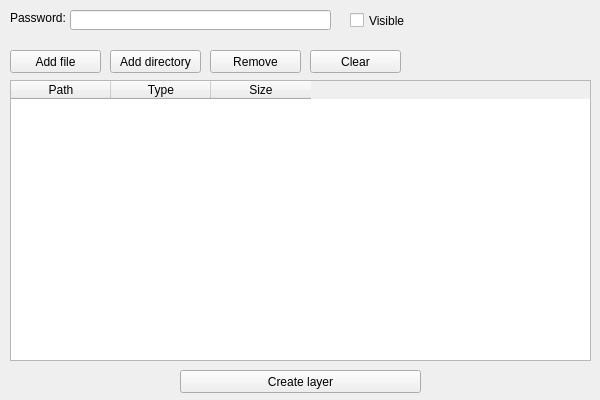
<?xml version="1.0" encoding="UTF-8"?>
<ui version="4.0">
 <class>ArchiveWindow</class>
 <widget class="QWidget" name="ArchiveWindow">
  <property name="geometry">
   <rect>
    <x>0</x>
    <y>0</y>
    <width>600</width>
    <height>400</height>
   </rect>
  </property>
  <property name="windowTitle">
   <string>FractalCrypt</string>
  </property>
  <property name="windowIcon">
   <iconset resource="resources.qrc">
    <normaloff>:/img/logo.png</normaloff>:/img/logo.png</iconset>
  </property>
  <widget class="QTableWidget" name="tableWidget">
   <property name="geometry">
    <rect>
     <x>10</x>
     <y>80</y>
     <width>581</width>
     <height>281</height>
    </rect>
   </property>
   <property name="editTriggers">
    <set>QAbstractItemView::NoEditTriggers</set>
   </property>
   <property name="selectionBehavior">
    <enum>QAbstractItemView::SelectRows</enum>
   </property>
   <column>
    <property name="text">
     <string>Path</string>
    </property>
   </column>
   <column>
    <property name="text">
     <string>Type</string>
    </property>
   </column>
   <column>
    <property name="text">
     <string>Size</string>
    </property>
   </column>
  </widget>
  <widget class="QPushButton" name="addFileButton">
   <property name="geometry">
    <rect>
     <x>10</x>
     <y>50</y>
     <width>91</width>
     <height>23</height>
    </rect>
   </property>
   <property name="text">
    <string>Add file</string>
   </property>
  </widget>
  <widget class="QPushButton" name="addDirectoryButton">
   <property name="geometry">
    <rect>
     <x>110</x>
     <y>50</y>
     <width>91</width>
     <height>23</height>
    </rect>
   </property>
   <property name="text">
    <string>Add directory</string>
   </property>
  </widget>
  <widget class="QPushButton" name="removeButton">
   <property name="geometry">
    <rect>
     <x>210</x>
     <y>50</y>
     <width>91</width>
     <height>23</height>
    </rect>
   </property>
   <property name="text">
    <string>Remove</string>
   </property>
  </widget>
  <widget class="QPushButton" name="createLayerButton">
   <property name="geometry">
    <rect>
     <x>180</x>
     <y>370</y>
     <width>241</width>
     <height>23</height>
    </rect>
   </property>
   <property name="text">
    <string>Create layer</string>
   </property>
  </widget>
  <widget class="QLineEdit" name="passwordLineEdit">
   <property name="geometry">
    <rect>
     <x>70</x>
     <y>10</y>
     <width>261</width>
     <height>20</height>
    </rect>
   </property>
   <property name="echoMode">
    <enum>QLineEdit::Password</enum>
   </property>
  </widget>
  <widget class="QLabel" name="passwordLabel">
   <property name="geometry">
    <rect>
     <x>10</x>
     <y>10</y>
     <width>61</width>
     <height>16</height>
    </rect>
   </property>
   <property name="text">
    <string>Password:</string>
   </property>
  </widget>
  <widget class="QCheckBox" name="visibleCheckBox">
   <property name="geometry">
    <rect>
     <x>350</x>
     <y>10</y>
     <width>71</width>
     <height>21</height>
    </rect>
   </property>
   <property name="text">
    <string>Visible</string>
   </property>
   <property name="checked">
    <bool>false</bool>
   </property>
  </widget>
  <widget class="QPushButton" name="clearButton">
   <property name="geometry">
    <rect>
     <x>310</x>
     <y>50</y>
     <width>91</width>
     <height>23</height>
    </rect>
   </property>
   <property name="text">
    <string>Clear</string>
   </property>
  </widget>
 </widget>
 <resources>
  <include location="resources.qrc"/>
 </resources>
 <connections/>
</ui>
